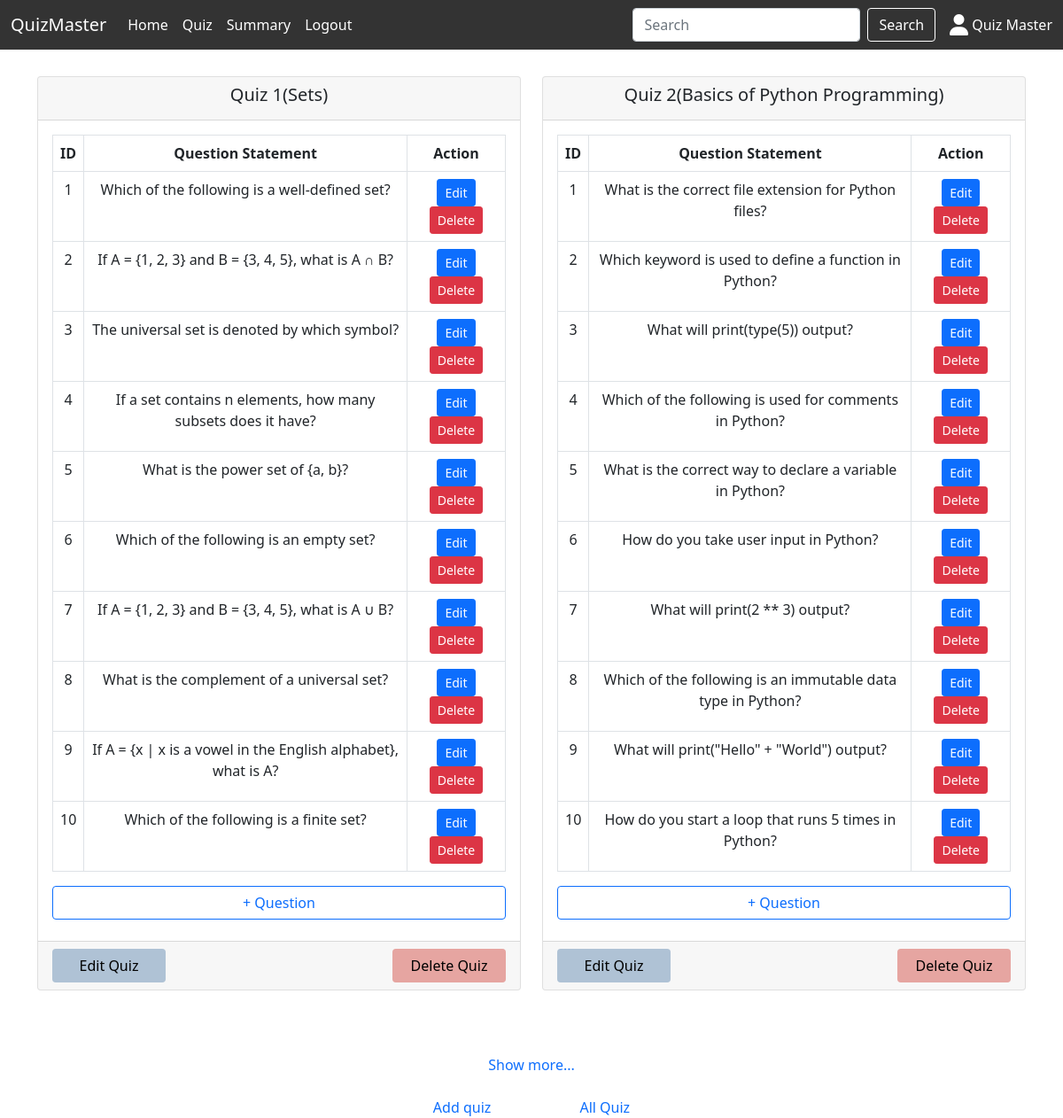
The app's page /admin/quiz?q=all (signed in) with its own data.
### models/model.py (models this page shows)
class User(UserMixin,db.Model):
    __tablename__ = 'user'
    id = db.Column(db.Integer, primary_key=True, autoincrement=True)
    username = db.Column(db.String(100), unique=True, nullable=False)
    password = db.Column(db.String(500), nullable=False)
    full_name = db.Column(db.String(200), nullable=False)
    qualification = db.Column(db.String(100))
    dob = db.Column(db.Date)
    scores = db.relationship('Score', backref='user', lazy=True)

class Quiz(db.Model):
    __tablename__ = 'quiz'
    id = db.Column(db.Integer, primary_key=True, autoincrement=True)
    chapter_id = db.Column(db.Integer, db.ForeignKey('chapter.id'))
    date_of_quiz = db.Column(db.Date, default=datetime.utcnow)
    time_duration = db.Column(db.String(10))  # Format: HH:MM
    remarks = db.Column(db.Text)
    questions = db.relationship('Question', backref='quiz', lazy=True)
    scores = db.relationship('Score', backref='quiz', lazy=True)

class Chapter(db.Model):
    __tablename__ = 'chapter'
    id = db.Column(db.Integer, primary_key=True, autoincrement=True)
    name = db.Column(db.String(200))
    description = db.Column(db.Text)
    subject_id = db.Column(db.Integer, db.ForeignKey('subject.id'))
    quizzes = db.relationship('Quiz', backref='chapter', lazy=True)

class Question(db.Model):
    __tablename__ = 'question'
    id = db.Column(db.Integer, primary_key=True, autoincrement=True)
    quiz_id = db.Column(db.Integer, db.ForeignKey('quiz.id'))
    question_statement = db.Column(db.Text)
    option1 = db.Column(db.String(200))
    option2 = db.Column(db.String(200))
    option3 = db.Column(db.String(200))
    option4 = db.Column(db.String(200))
    correct_option = db.Column(db.String(10))

### controllers/admin_controller.py (the view, shortened to what this page needs)
@app.route("/admin/quiz", methods = ["POST", "GET"])
@login_required
@admin_only
def quiz():
    q = request.args.get("q")
    if q == "all":
        quizes = db.session.query(Quiz, Chapter).join(Chapter).all()
        quiz_list = [{"questions": get_questions(quiz.id) ,"id":quiz.id, "chapter": chapter.name, "date_of_quiz": quiz.date_of_quiz, "time_duration": quiz.time_duration} for quiz, chapter in quizes]
        return render_template("/admin/quiz.html" , quizes = quiz_list)

### app.py (called while the page is built)
@login_manager.user_loader
def load_user(user_id):
    return User.query.get(int(user_id))

### controllers/admin_controller.py (called while the page is built)
def admin_only(func):
    @wraps(func)
    def decorated_function(*args, **kwargs):
        if current_user.id != 1:
            abort(403)
        return func(*args, **kwargs)
    return decorated_function

def get_questions(quiz_id):
    query = db.session.query(Question)\
            .filter(Question.quiz_id == quiz_id)
    questions = [{"id": question.id ,"question_statement": question.question_statement } for question in query]
    return questions

### templates/admin/quiz.html (shortened to what this page needs)
{%extends "admin/base.html"%}
{%block content%}
<div class="container mt-4">
  <div class="row">
    {% for quiz in quizes %}
    <div class="col-md-6 quiz-card mb-5 mw-50">
      <div class="card">
        <div class="card-header text-center">
          <h5>Quiz {{quiz.id}}({{quiz.chapter}})</h5>
        </div>
        <div class="card-body">
          <table class="table table-bordered text-center">
            <thead>
              <tr>
                <th>ID</th>
                <th>Question Statement</th>
                <th>Action</th>
              </tr>
            </thead>
            <tbody>
              {% for question in quiz.questions %}
              <tr>
                <td>{{loop.index}}</td>
                <td class="text-break">{{question.question_statement}}</td>
                <td>
                  <a href="/admin/edit-question?id={{question.id}}" id="{{question.id}}"
                    class="btn btn-sm btn-primary">Edit</a>
                  <a href="#" id="{{question.id}}" onclick="dltbtnquestion(this.id)" class="btn btn-sm btn-danger">Delete</a>
                </td>
              </tr>
              {% endfor %}
            </tbody>
          </table>
          <a href="/admin/add-question?quiz_id={{quiz.id}}"><button class="btn btn-outline-primary w-100">+
              Question</button></a>
        </div>
        <div class="card-footer mt-2 d-flex justify-content-between">
          <a href="/admin/edit-quiz?q={{quiz.id}}" class="btn btn-m btn-edit w-25">Edit Quiz</a>
          <a href="#" onclick="dltbtnquiz(this.id)" id="{{ quiz.id }}" class="btn btn-m btn-delete w-25">Delete Quiz</a>
        </div>
      </div>
    </div>
    {% endfor %}
  </div>
  <div class="text-center mt-4">
    <a href="#" class="text-decoration-none" id="show-more">Show more...</a>
  </div>
  <div class="text-center mt-4">
      <a href="/admin/add-quiz" class="text-decoration-none px-5">Add quiz</a>
      <a href="/admin/quiz?q=all" class="text-decoration-none px-5">All Quiz</a>
  </div>
</div>
{% endblock %}

### templates/admin/base.html (shortened to what this page needs)
<!DOCTYPE html>
<html lang="en">
<head>
    <link rel="stylesheet" type="text/css" href="{{ url_for('static', filename='bootstrap/css/bootstrap.min.css') }}" />
    <link rel="stylesheet" href="{{ url_for('static', filename='css/style.css') }}">
    <link rel="stylesheet" href="https://cdnjs.cloudflare.com/ajax/libs/font-awesome/6.7.2/css/all.min.css"
 /></head>
<body>
    <nav class="navbar navbar-expand-lg navbar-custom sticky-top">
        <div class="container-fluid">
          <a class="navbar-brand text-white" href="/">QuizMaster</a>
          <div class="collapse navbar-collapse" id="navbarNav">
            <ul class="navbar-nav me-auto">
              <li class="nav-item">
                <a class="nav-link active text-white hover" href="/admin/dashboard">Home</a>
              </li>
              <li class="nav-item">
                <a class="nav-link text-white hover" href="/admin/quiz">Quiz</a>
              </li>
              <li class="nav-item">
                <a class="nav-link text-white hover" href="/admin/summary">Summary</a>
              </li>
              <li class="nav-item">
                <a class="nav-link text-white hover" href="/logout">Logout</a>
              </li>
            </ul>
            <form class="d-flex" role="search" method="POST" action="/admin/search">
              <input class="form-control me-2" name="search" type="search" placeholder="Search" aria-label="Search">
              <button class="btn btn-search" type="submit">Search</button>
            </form>
            <span class="ms-3 text-white"><i class="fa-solid fa-user fa-xl"></i> {{ current_user.full_name }}</span>
          </div>
        </div>
      </nav>
    {% block content %}{% endblock %}
</body>
</html>

### static/css/style.css (style rules this page uses)
* { padding: 0; margin: 0; }
nav { background-color: #333; color: #333; margin-bottom: 30px; }
.btn-search { color: white; border: solid 1px white; }
.btn-edit { background-color: #AFC2D5; color: black; }
.btn-delete { background-color: #E6A5A1; color: black; }

### records on screen
User: full_name "Quiz Master"
Quiz: id "1", chapter "Sets"
Question: question_statement "Which of the following is a well-defined set?"
Question: question_statement "If A = {1, 2, 3} and B = {3, 4, 5}, what is A ∩ B?"
Question: question_statement "The universal set is denoted by which symbol?"
Question: question_statement "If a set contains n elements, how many subsets does it have?"
Question: question_statement "What is the power set of {a, b}?"
Question: question_statement "Which of the following is an empty set?"
Question: question_statement "If A = {1, 2, 3} and B = {3, 4, 5}, what is A ∪ B?"
Question: question_statement "What is the complement of a universal set?"
Question: question_statement "If A = {x | x is a vowel in the English alphabet}, what is A?"
Question: question_statement "Which of the following is a finite set?"
Quiz: id "2", chapter "Basics of Python Programming"
Question: question_statement "What is the correct file extension for Python files?"
Question: question_statement "Which keyword is used to define a function in Python?"
Question: question_statement "What will print(type(5)) output?"
Question: question_statement "Which of the following is used for comments in Python?"
Question: question_statement "What is the correct way to declare a variable in Python?"
Question: question_statement "How do you take user input in Python?"
Question: question_statement "What will print(2 ** 3) output?"
Question: question_statement "Which of the following is an immutable data type in Python?"
Question: question_statement "What will print(\"Hello\" + \"World\") output?"
Question: question_statement "How do you start a loop that runs 5 times in Python?"
